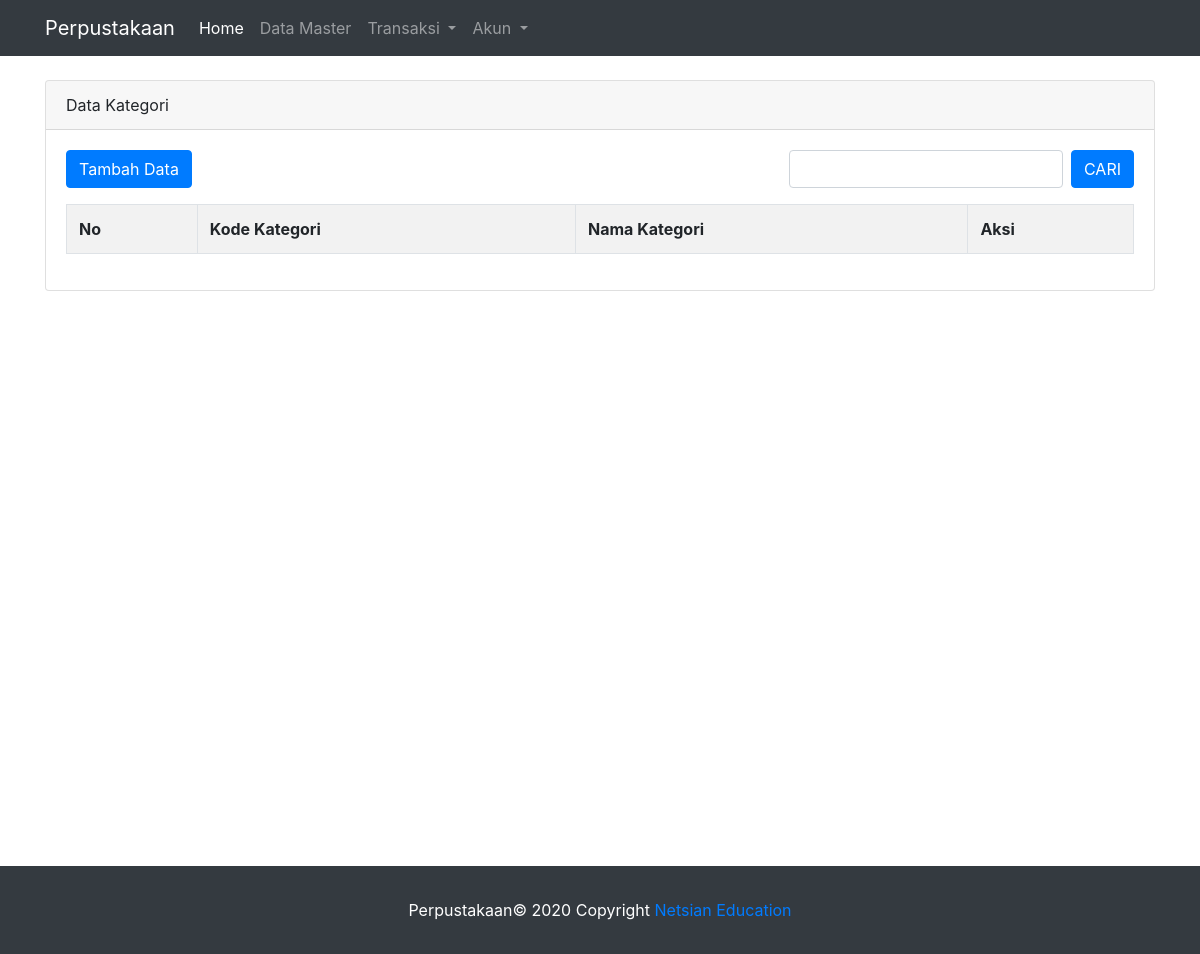
Page /data_kategori.php on the earlier database version.
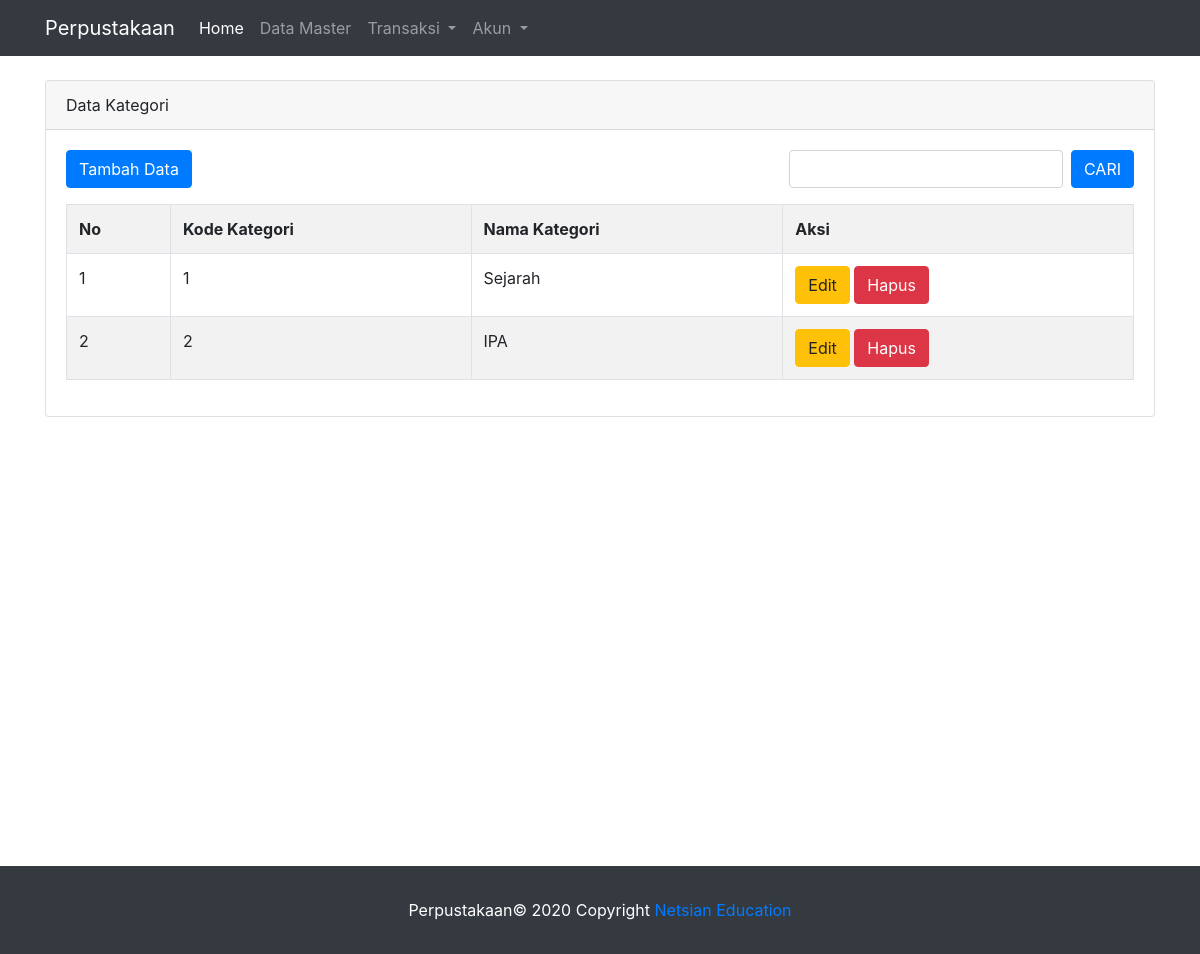
Same page on the later database version.
### tables this page shows
CREATE TABLE `kategori` (
  `id_kategori` int(6) NOT NULL,
  `nama_kategori` varchar(52) DEFAULT NULL,
  `penerbit` varchar(255) DEFAULT NULL
);

### data_kategori.php (the view)
<?php
	include "header.php";
?>
	<div class="container">
	<div class="row" style="min-height: 570px">
		<div class="col-lg-12 mt-4">
			<div class="card">
  			<div class="card-header">
    		Data Kategori
  			</div>
  			<div class="card-body">
  				<div class="row">
  					<div class="col">
  						<a href="tambah_kategori.php" class="btn btn-primary">Tambah Data</a>
  					</div>
  					<div class="col">
  						<form class="form-inline float-right" method="GET">
  							<input type="text" class="form-control" name="keyword">
  							<input type="submit" class="btn btn-primary ml-2" name="cari" value="CARI">
  					</form>
  				</div>
  			</div>
  				<div class="row mt-3">
  					<div class="col">
  						<table class="table table-bordered table-striped">
  							<tr>
  								<th>No</th>
  								<th>Kode Kategori</th>
  								<th>Nama Kategori</th>
                  <th>Aksi</th>
  							</tr>
                <?php
                  if (isset($_GET['cari'])){
                        $keyword=$_GET['keyword'];
                        $query=mysqli_query($koneksi,"select * from kategori where nama_kategori like '%$keyword%'");
                  }else{
                      $query=mysqli_query($koneksi,"select * from kategori");
                  }
                  $no=1;
                  while ($ambil_data=mysqli_fetch_array($query)){
                ?>
                <tr>
                  <td><?php echo $no++; ?></td>
                  <td><?php echo $ambil_data['id_kategori']; ?></td>
                  <td><?php echo $ambil_data['nama_kategori']; ?></td>
                  <td><a href="edit_kategori.php?id=<?php echo $ambil_data['id_kategori']; ?>" class="btn btn-warning">Edit</a>    <a href="hapus_kategori.php?id=<?php echo $ambil_data['id_kategori']; ?>" class="btn btn-danger">Hapus</a></td>
                </tr>
                <?php
                  }
                 ?>
  						</table>
  					</div>
  				</div>
			</div>
			</div>
		</div>
	</div>
</div>
<?php
	include "footer.php";
 ?>

Differences in the rows shown:
added kategori: id_kategori "1", nama_kategori "Sejarah"
added kategori: id_kategori "2", nama_kategori "IPA"
